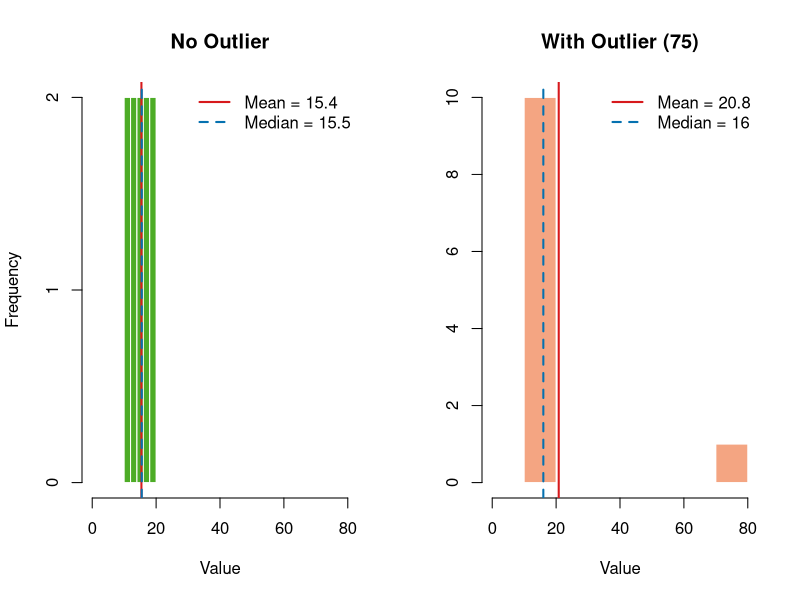
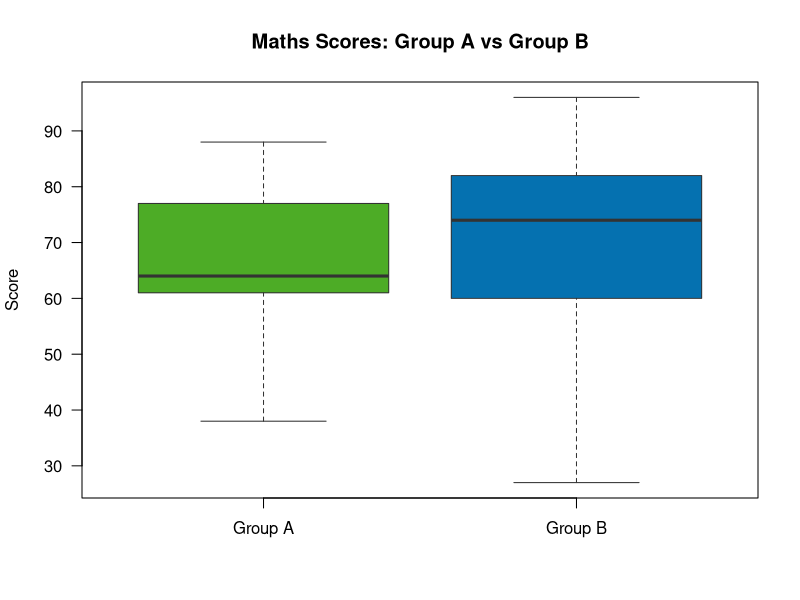

Source code (R) for these figures, in order:
## ---- chunk 1
#| label: setup-scores

set.seed(2024)
scores <- c(55, 62, 68, 70, 72, 75, 78, 80, 83, 85,
            88, 60, 91, 74, 66, 79, 52, 95, 73, 71)
n <- length(scores)

cat("Scores:", sort(scores), "\n")
cat("Mean:  ", round(mean(scores), 2), "\n")
cat("n =    ", n, "\n")
## ---- chunk 2
#| label: median-demo

sorted_scores <- sort(scores)
cat("Sorted scores:\n", sorted_scores, "\n\n")
cat("n = 20 (even) → median = mean of 10th and 11th values\n")
cat("10th value:", sorted_scores[10], "\n")
cat("11th value:", sorted_scores[11], "\n")
cat("Median =", median(scores), "\n")
## ---- chunk 3
#| label: mode-demo

# Custom mode function (base R has no built-in mode for numeric)
stat_mode <- function(x) {
  tbl <- table(x)
  as.numeric(names(tbl)[tbl == max(tbl)])
}

test_data <- c(4, 7, 2, 7, 9, 7, 3, 4, 5, 4)
cat("Data:", test_data, "\n")
cat("Mode(s):", stat_mode(test_data), "\n")
## ---- chunk 4
#| label: fig-mean-vs-median
#| fig-cap: "Effect of outliers on mean vs median."

par(mfrow = c(1, 2))

# Without outlier
x1 <- c(10, 12, 13, 14, 15, 16, 17, 18, 19, 20)
hist(x1, col = "#4dac26", border = "white", main = "No Outlier",
     xlab = "Value", ylab = "Frequency", xlim = c(0, 80), breaks = 5)
abline(v = mean(x1),   col = "#d7191c", lwd = 2, lty = 1)
abline(v = median(x1), col = "#0571b0", lwd = 2, lty = 2)
legend("topright", c(paste("Mean =", mean(x1)),
                     paste("Median =", median(x1))),
       col = c("#d7191c", "#0571b0"), lwd = 2, lty = c(1, 2), bty = "n")

# With outlier
x2 <- c(x1, 75)
hist(x2, col = "#f4a582", border = "white", main = "With Outlier (75)",
     xlab = "Value", ylab = "", xlim = c(0, 80), breaks = 8)
abline(v = mean(x2),   col = "#d7191c", lwd = 2, lty = 1)
abline(v = median(x2), col = "#0571b0", lwd = 2, lty = 2)
legend("topright", c(paste("Mean =", round(mean(x2), 1)),
                     paste("Median =", median(x2))),
       col = c("#d7191c", "#0571b0"), lwd = 2, lty = c(1, 2), bty = "n")

par(mfrow = c(1, 1))
## ---- chunk 5
#| label: range-demo

cat("Range of scores:", max(scores) - min(scores), "\n")
cat("  (Max =", max(scores), ", Min =", min(scores), ")\n")
## ---- chunk 6
#| label: quartiles-demo

q <- quantile(scores)
cat("Five-number summary:\n")
cat("  Minimum:", q[1], "\n")
cat("  Q1:     ", q[2], "\n")
cat("  Median: ", q[3], "\n")
cat("  Q3:     ", q[4], "\n")
cat("  Maximum:", q[5], "\n")
cat("  IQR =", q[4] - q[2], "\n")
## ---- chunk 7
#| label: sd-demo

cat("Mean:", round(mean(scores), 2), "\n")
cat("Standard deviation:", round(sd(scores), 2), "\n")
## ---- chunk 8
#| label: comparing-groups-setup

set.seed(42)
group_a <- round(rnorm(30, mean = 65, sd = 10))
group_b <- round(rnorm(30, mean = 72, sd = 15))
## ---- chunk 9
#| label: fig-compare-boxplot
#| fig-cap: "Comparing maths scores between Group A and Group B."

boxplot(
  list("Group A" = group_a, "Group B" = group_b),
  col    = c("#4dac26", "#0571b0"),
  border = "#333333",
  main   = "Maths Scores: Group A vs Group B",
  ylab   = "Score",
  las    = 1
)
## ---- chunk 10
#| label: summary-table

summary_stats <- data.frame(
  Group    = c("Group A", "Group B"),
  n        = c(length(group_a), length(group_b)),
  Mean     = round(c(mean(group_a), mean(group_b)), 1),
  Median   = c(median(group_a), median(group_b)),
  SD       = round(c(sd(group_a), sd(group_b)), 1),
  IQR      = c(IQR(group_a), IQR(group_b)),
  Min      = c(min(group_a), min(group_b)),
  Max      = c(max(group_a), max(group_b))
)

knitr::kable(summary_stats, caption = "Summary statistics for Groups A and B")
## ---- chunk 11
#| label: outlier-detection

Q1  <- quantile(scores, 0.25)
Q3  <- quantile(scores, 0.75)
iqr <- Q3 - Q1

lower_fence <- Q1 - 1.5 * iqr
upper_fence <- Q3 + 1.5 * iqr

cat("Q1 =", Q1, "\n")
cat("Q3 =", Q3, "\n")
cat("IQR =", iqr, "\n")
cat("Lower fence:", lower_fence, "\n")
cat("Upper fence:", upper_fence, "\n")
cat("Outliers:", scores[scores < lower_fence | scores > upper_fence], "\n")
